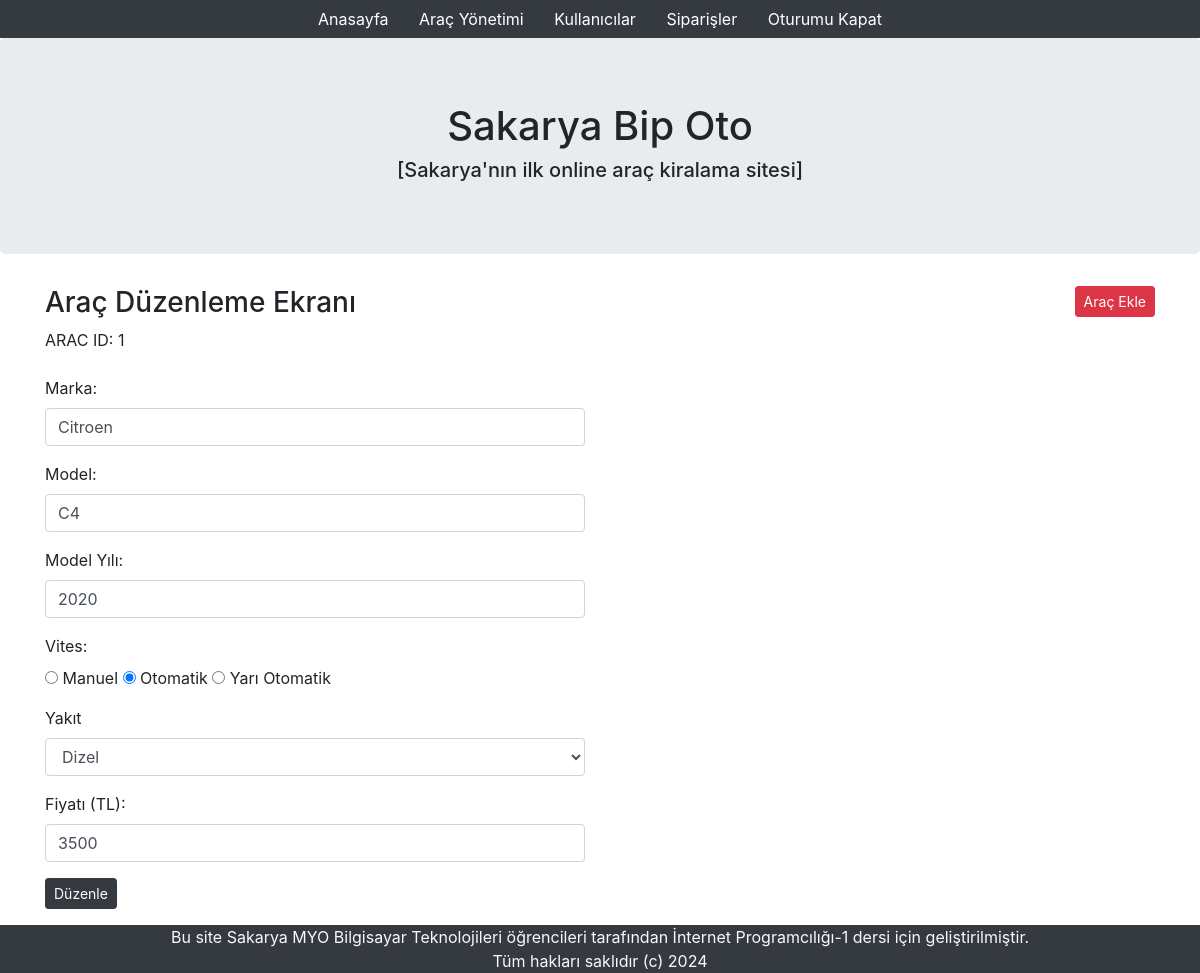
The page /adminVehicle/edit/1 on the database its author committed.
### tables this page shows
CREATE TABLE `tbl_araclar` (
  `arac_id` int(11) NOT NULL,
  `marka` varchar(50) DEFAULT NULL,
  `model` varchar(50) DEFAULT NULL,
  `model_yili` smallint(6) DEFAULT NULL,
  `vites` varchar(13) DEFAULT 'Otomatik',
  `yakit` varchar(10) DEFAULT 'Dizel',
  `fiyat` double DEFAULT NULL,
  `musait_mi` varchar(1) DEFAULT 'H',
  `resim_var_mi` varchar(1) NOT NULL DEFAULT 'H'
);

### application/controllers/adminVehicle.php (called while the page is built, shortened)
<?
class adminVehicle extends CI_Controller
{
    public function edit($id)
    {
        $this->load->model('araclar_model');
        $veri['arac']=$this->araclar_model->Get($id);
        $veri['uyari']=null;
        $this->load->view('adminVehicle_edit_view',$veri);
    }
}
?>

### index.php (called while the page is built, shortened)
<?php
require_once BASEPATH.'core/CodeIgniter.php';

### application/models/araclar_model.php (called while the page is built, shortened)
<?php
class araclar_model extends CI_Model {
    public $tableName = '';
    public function __construct()
    {
        $this->tableName = 'tbl_araclar';
    }
    public function Get($id)
    {
        return $this->db->where('arac_id',$id)->get($this->tableName)->row();
    }
}
?>

### application/views/adminVehicle_edit_view.php (the view, shortened to what this page needs)
<!DOCTYPE html>
<html lang="en">
<head>
    <link rel="stylesheet" href="assets/bootstrap.min.css">
</head>
<body>
    <div class="container-fluid bg-dark">
        <div class="row">
            <div class="col-md-12 text-center">
                <a class="btn btn-dark" href="admin">Anasayfa</a>
                <a class="btn btn-dark" href="adminVehicle">Araç Yönetimi</a>
                <a class="btn btn-dark" href="#">Kullanıcılar</a>
                <a class="btn btn-dark" href="#">Siparişler</a>
                <a class="btn btn-dark" href="#">Oturumu Kapat</a>
            </div>
        </div>
    </div>
    <div class="jumbotron text-center">
        <h1>Sakarya Bip Oto</h1>
        <h5>[Sakarya'nın ilk online araç kiralama sitesi]</h5>
    </div>
    <div class="container">
        <div class="row">
            <div class="col-md-6">
                <h3>Araç Düzenleme Ekranı</h3>
            </div>
            <div class="col-md-6 text-right">
                <a href="adminVehicle" class="btn btn-danger btn-sm">Araç Ekle</a>
            </div>
            <div class="col-md-6">
                <form action="adminVehicle/editPost" method="post">
                    <div class="form-group">
                        <label>ARAC ID: <?=$arac->arac_id?></label>
                    </div>
                    <div class="form-group">
                        <label>Marka:</label>
                        <input type="text" name="marka_" value="<?=$arac->marka?>" class="form-control">
                    </div>
                    <div class="form-group">
                        <label>Model:</label>
                        <input type="text" name="model_" value="<?=$arac->model?>" class="form-control">
                    </div>
                    <div class="form-group">
                        <label>Model Yılı:</label>
                        <input type="text" name="model_yili_" value="<?=$arac->model_yili?>" class="form-control">
                    </div>
                    <div class="form-group">
                        <label>Vites:</label><br>
                        <input type="radio" name="vites_" value="Manuel" <?=$arac->vites=='Manuel' ? 'checked':null ?>> Manuel
                        <input type="radio" name="vites_" value="Otomatik" <?=$arac->vites=='Otomatik' ? 'checked':null ?>> Otomatik
                        <input type="radio" name="vites_" value="Tiptonik" <?=$arac->vites=='Tiptonik' ? 'checked':null ?>> Yarı Otomatik
                    </div>
                    <div class="form-group">
                        <label>Yakıt</label>
                        <select name="yakit_" class="form-control">
                            <option <?=$arac->yakit=='Dizel' ? 'selected':null ?>>Dizel</option>
                        </select>
                    </div>
                    <div class="form-group">
                        <label>Fiyatı (TL):</label>
                        <input type="number" name="fiyat_" value="<?=$arac->fiyat?>" class="form-control">
                    </div>
                    <div class="form-group">
                        <input type="submit" value="Düzenle" class="btn btn-dark btn-sm">
                    </div>
                </form>
            </div>
        </div>
    </div>
    <div class="container-fluid bg-dark">
        <div class="row">
            <div class="col-md-12 text-center text-light">
                Bu site Sakarya MYO Bilgisayar Teknolojileri
                öğrencileri tarafından İnternet Programcılığı-1
                dersi için geliştirilmiştir.<br>
                Tüm hakları saklıdır (c) 2024
            </div>
        </div>
    </div>
</body>
</html>

### rows shown on the page
tbl_araclar: arac_id "1", marka_ "Citroen", model_ "C4", model_yili_ "2020", vites "☑", yakit_ "Dizel", fiyat_ "3500"
